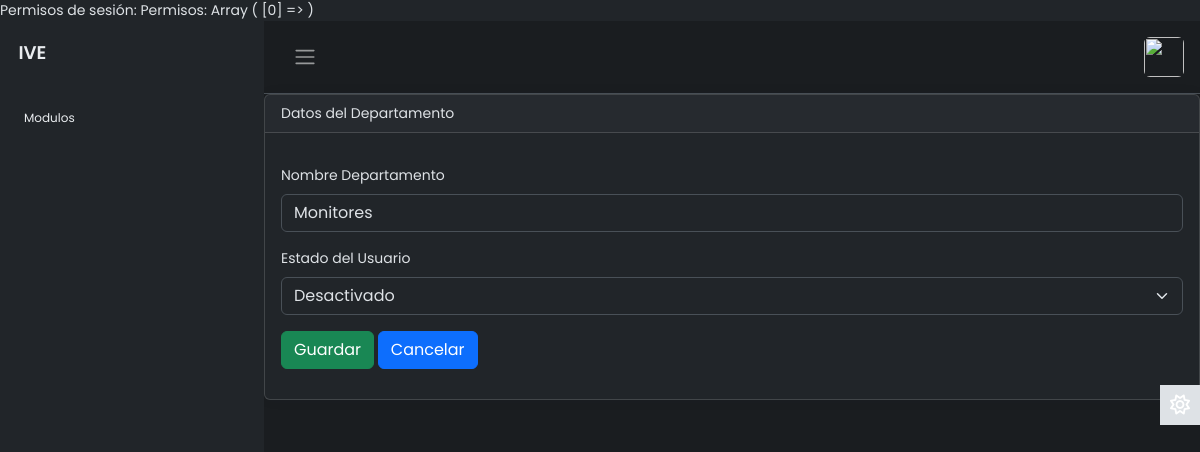
The page /modulos/departamentos/EditarDepartamento.php?txtID=7 (signed in) on the database as committed earlier.
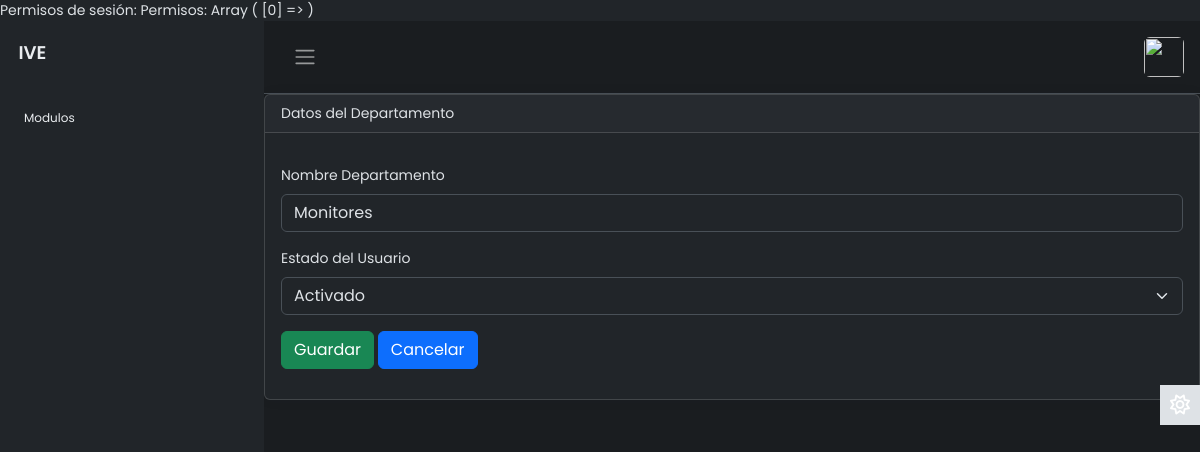
The same page on the database as committed later.
### tables this page shows
CREATE TABLE `departamentos` (
  `IDDepartamento` int(11) NOT NULL,
  `NombreDepartamento` varchar(100) NOT NULL,
  `lActivo` int(11) NOT NULL DEFAULT 1
);

### modulos/departamentos/EditarDepartamento.php (the view, shortened to what this page needs)
<?php
require("../../config/dbcontext.php");
if (isset($_GET['txtID'])) {
    $txtID = (isset($_GET['txtID'])) ? $_GET['txtID'] : '';
    $query = $link->prepare("SELECT * FROM departamentos WHERE IDDepartamento = ?");
    $query->bind_param("s", $txtID);
    $query->execute();
    $result = $query->get_result();
    if ($registro = $result->fetch_assoc()) {
        $nombredep = $registro["NombreDepartamento"];
    } else {
        echo ("NO SE ENCONTRARON REGISTROS");
    }
}
?>
<?php include("../../layout/top.php") ?>
<div class="card">
    <div class="card-header">
        Datos del Departamento
    </div>
    <div class="card-body">
        <form action="" method="post" id="formEditarDepartamento">
            <div class="mb-3">
                <label for="NombrDepartamento" class="form-label">Nombre Departamento</label>
                <input type="text" value="<?php echo $nombredep; ?>" class="form-control" name="nombre" id="nombre">
            </div>
            <div class="mb-3">
                <label for="status" class="form-label">Estado del Usuario</label>
                <select aria-valuemax="" class="form-select form-select" name="status" id="status">
                    <option value="1" <?php echo ($registro["lActivo"] == 1) ? 'selected' : ''; ?>>Activado</option>
                    <option value="0" <?php echo ($registro["lActivo"] == 0) ? 'selected' : ''; ?>>Desactivado</option>
                </select>
            </div>
            <button type="submit" class="btn btn-success">Guardar</button>
            <a  class="btn btn-primary" href="index.php" role="button">Cancelar</a>
        </form>
    </div>
</div>
<?php include("../../layout/foot.php"); ?>

Rows that differ between the two databases and show on the page:
changed departamentos "Monitores": status "Desactivado" → "Activado"
